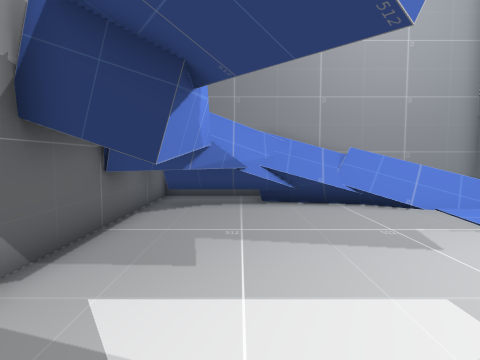
view 1 (above)

12 first-person views from a walk through a 3-D level made in the Unity game engine. The camera is 1.4 m above the floor, tilts 4° down and sees 75° across. The floor is counted in squares, 1 m on a side. Each view is taken from the middle of a square. On the plan, view 1 faces up. The plan holds only what a view shows up to about 14 squares ahead; the rest is blank.

view 2
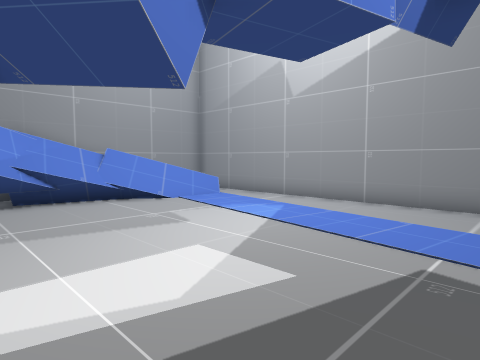

view 3
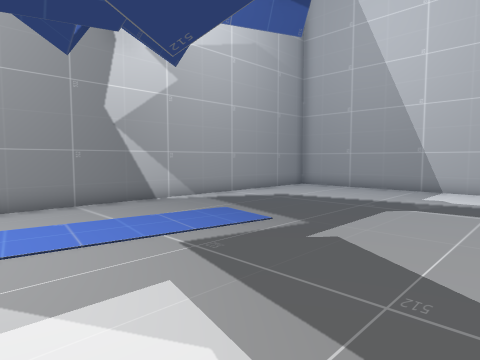

view 4
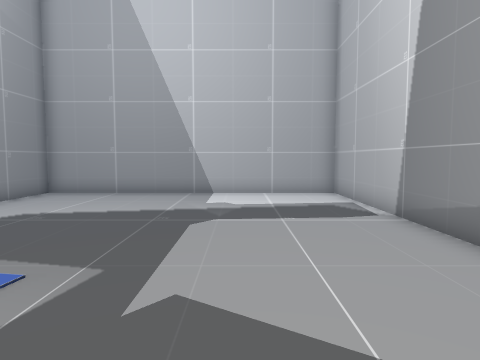

view 5
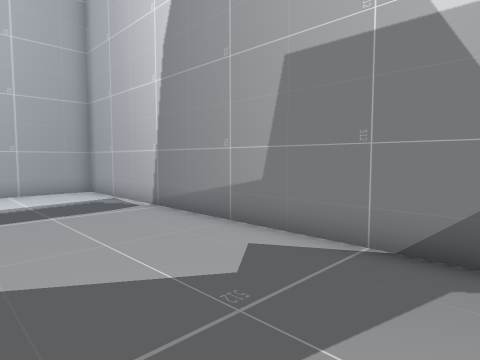

view 6
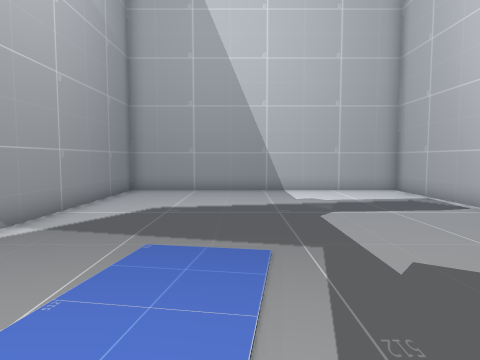

view 7
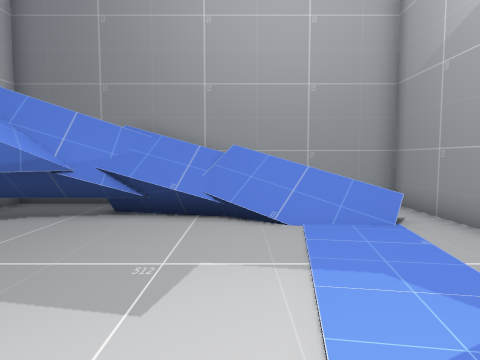

view 8
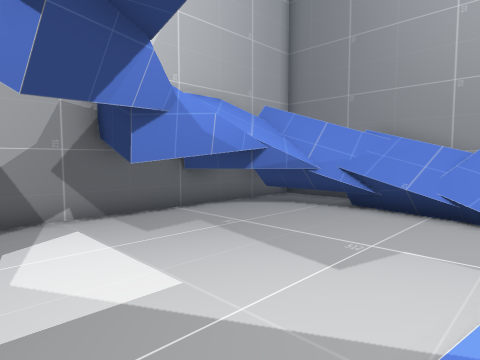

view 9
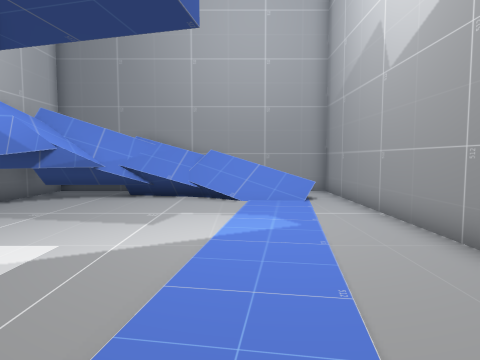

view 10
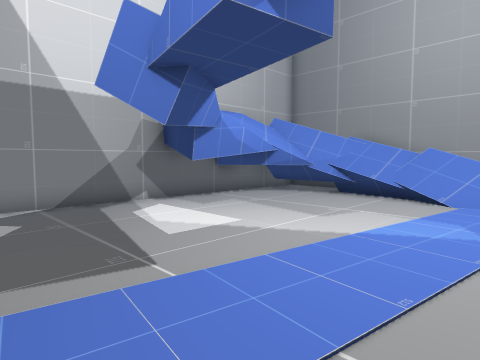

view 11
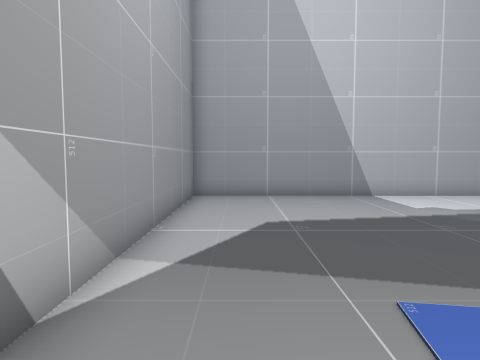

view 12
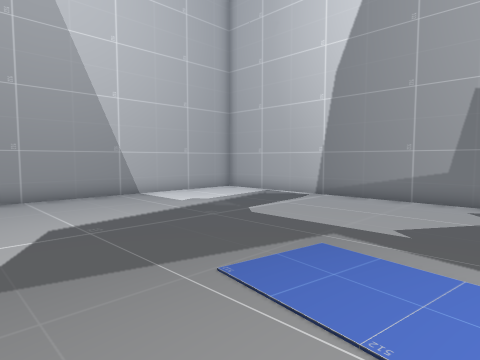

### Floor plan
Key: @ floor where view 1 was taken; # wall or solid block; x gap in a wall; . main floor; : floor 2.25 m higher than the main floor; / step, stairs or slope; = window, fence, low wall or low ledge; v drop or lower ground.
Columns run from 3 left of view 1 to 9 right of it. Each row starts with its distance up from view 1.
 12 #############
 11 #vvv:  v  # #
 10 ###==////==##
  9 ####==/////=#
  8   #.........#
  7  ##.........#
  6 ###.........#
  5 #.#.........#
  4 #x#.........#
  3 #...........#
  2 #...........#
  1 #...........#
  0 #..@........#
 -1 #...........#
 -2 #...........#
 -3 #...........#
 -4 #...........#
 -5 #...........#
 -6 #...........#
 -7 #...........#
 -8 #...........#
 -9 #...........#
-10 #...........#
-11 #...........#
-12 #############

Positions as (right, up) in squares from view 1, and headings:
1: (0, 0), facing up
2: (-1, -1), facing up-right
3: (-1, 3), facing down-right
4: (1, 1), facing down
5: (2, 2), facing down-left
6: (4, 2), facing down
7: (4, 2), facing up
8: (5, 1), facing up-left
9: (5, -2), facing up
10: (7, -2), facing up-left
11: (7, 0), facing down
12: (8, 0), facing down-left
